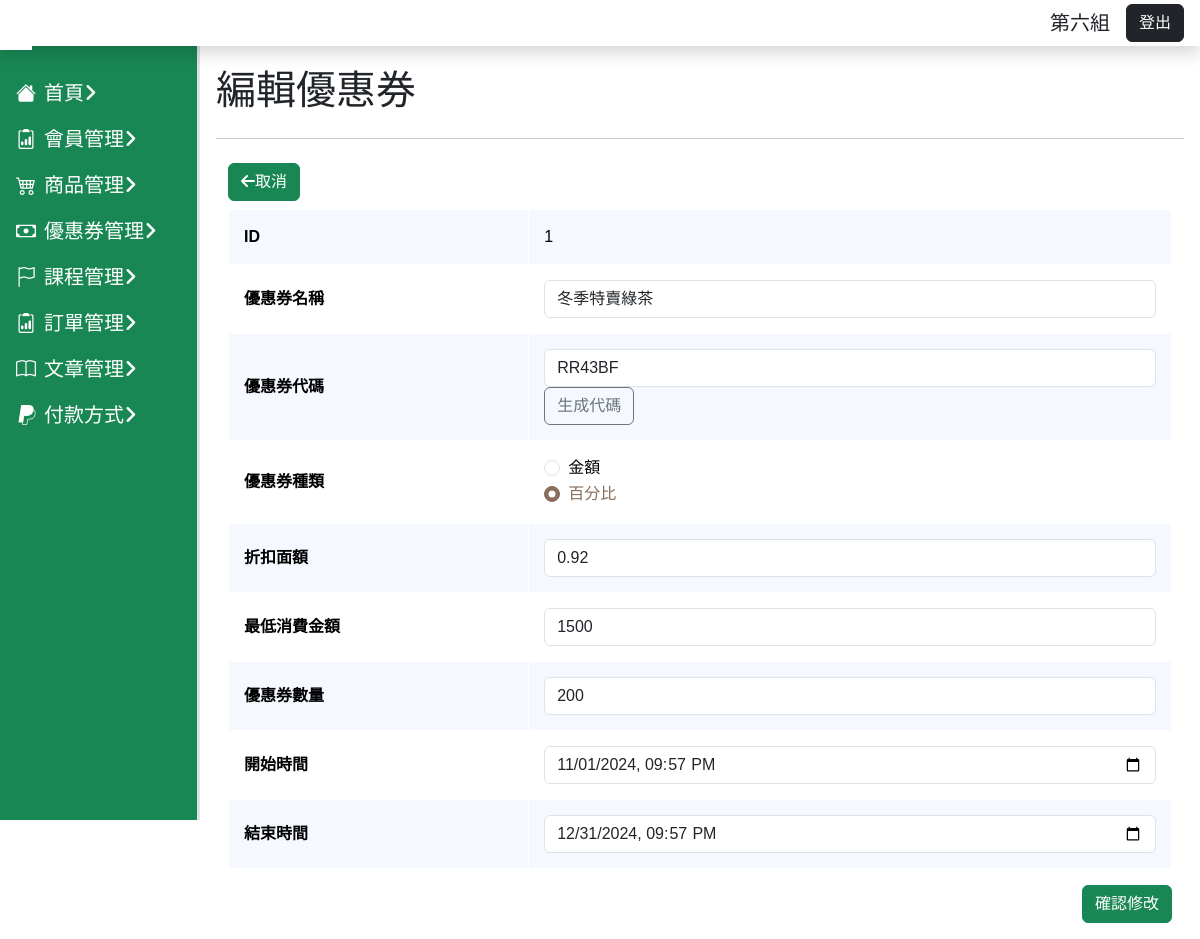
The app's page /cupon/coupon-edit.php with its own data.
### tables this page shows
CREATE TABLE `coupons` (
  `id` int(3) UNSIGNED NOT NULL,
  `name` varchar(50) NOT NULL,
  `code` varchar(20) NOT NULL,
  `category` varchar(10) NOT NULL,
  `discount` decimal(10,2) NOT NULL,
  `min_spend_amount` decimal(20,0) DEFAULT NULL,
  `stock` int(3) NOT NULL,
  `status` varchar(5) NOT NULL,
  `start_time` datetime NOT NULL,
  `end_time` datetime NOT NULL,
  `valid` tinyint(1) DEFAULT 1
);

### cupon/coupon-edit.php (the view, shortened to what this page needs)
<?php
if (!isset($_GET["id"])) {
    $id = 1;
} else {
    $id = $_GET["id"];
}
require_once("../db_connect.php");
$sql = "SELECT * FROM coupons WHERE id=$id ";
$result = $conn->query($sql);
$row = $result->fetch_assoc();
if ($result->num_rows > 0) {
    $couponExit = true;
} else {
    $couponExit = false;
}
?>
<!doctype html>
<html lang="en">
<head>
    <?php include("../css.php") ?>
</head>
<body>
    <?php include("../dashboard-comm.php") ?>
    <main class="main-content p-3">
        <div class="d-flex justify-content-between">
            <h1>編輯優惠券</h1>
        </div>
        <hr>
        <div class="container">
            <div class="py-2">
                <a class="btn btn-success" href="coupon.php?id=<?= $id ?>"><i class="fa-solid fa-arrow-left"></i>取消</a>
            </div>
            <div class="row justify-content-center ">
                <div class="col-lg-12">
                    <?php if ($couponExit) : ?>
                        <form action="doUpdateCoupon.php" method="post">
                            <table class="table table-bordered table-coupon align-middle">
                                <tr>
                                    <th>ID</th>
                                    <td><?= $row["id"] ?></td>
                                </tr>
                                <tr>
                                    <th>優惠券名稱</th>
                                    <td>
                                        <input type="text" class="form-control" name="name" value="<?= $row["name"] ?>" required>
                                    </td>
                                </tr>
                                <tr>
                                    <th>優惠券代碼</th>
                                    <td>
                                        <input type="text" class="form-control" name="code" id="coupon-code" value="<?= $row["code"] ?>" required>
                                        <button type="button" class="btn btn-outline-secondary" onclick="fillRandomCode()">生成代碼</button>
                                    </td>
                                </tr>
                                <tr>
                                    <th>優惠券種類</th>
                                    <td>
                                        <div class="form-check">
                                            <input class="form-check-input" type="radio" name="category" id="amount" value="金額" <?php if ($row["category"] == "金額") : ?>checked<?php endif ?> required>
                                            <label class="form-check-label" for="amount">
                                                金額
                                            </label>
                                        </div>
                                        <div class="form-check">
                                            <input class="form-check-input" type="radio" name="category" id="percent" value="百分比" <?php if ($row["category"] == "百分比") : ?>checked<?php endif ?> required>
                                            <label class="form-check-label" for="percent">
                                                百分比
                                            </label>
                                        </div>
                                    </td>
                                </tr>
                                <tr>
                                    <th>折扣面額</th>
                                    <td>
                                        <input type="text" class="form-control" name="discount" value="<?= $row["discount"] ?>" required>
                                    </td>
                                </tr>
                                <tr>
                                    <th>最低消費金額</th>
                                    <td>
                                        <input type="text" class="form-control" name="min_spend_amount" value="<?= $row["min_spend_amount"] ?>" required>
                                    </td>
                                </tr>
                                <tr>
                                    <th>優惠券數量</th>
                                    <td>
                                        <input type="text" class="form-control" name="stock" value="<?= $row["stock"] ?>" required>
                                    </td>
                                </tr>
                                <tr>
                                    <th>開始時間</th>
                                    <td>
                                        <input type="datetime-local" class="form-control" name="start_time" id="start_time" value="<?= $row["start_time"] ?>" required>
                                    </td>
                                </tr>
                                <tr>
                                    <th>結束時間</th>
                                    <td>
                                        <input type="datetime-local" class="form-control" name="end_time" id="end_time" value="<?= $row["end_time"] ?>" required>
                                    </td>
                                </tr>
                            </table>
                            <div class="d-flex justify-content-end gap-2">
                                <button class="btn btn-success" type="submit">確認修改</button>
                            </div>
                        </form>
                    <?php else : ?>
                        <h1>優惠券不存在</h1>
                    <?php endif; ?>
                </div>
            </div>
        </div>
    </main>
</body>
</html>

### css.php (style rules this page uses)
body { font-family: "Noto Sans TC", sans-serif; font-optical-sizing: auto; font-weight: 300; font-style: normal; }
a { text-decoration: none; cursor: pointer; user-select: none; }
:root { --aside-witch: 200px; --header-height: 50px; }
.main-content { margin: var(--header-height) 0 0 var(--aside-witch); }

### cupon/ne-css.php (style rules this page uses)
.table-coupon>tbody>tr:nth-child(2n+1)>td, .table-coupon>tbody>tr:nth-child(2n+1)>th { background-color: #f5f8ff; }
.table>:not(caption)>*>* { padding: 15px; }
.form-check-input:checked { background-color: #876d5a; border-color: #876d5a; }
.form-check-input:checked+.form-check-label { color: #876d5a; }

### records on screen
coupons: id "1", name "冬季特賣綠茶", code "RR43BF", category "☐ 金額", category "☑ 百分比", discount "0.92", min_spend_amount "1500", stock "200", start_time "11/01/2024 21:57", end_time "12/31/2024 21:57"
